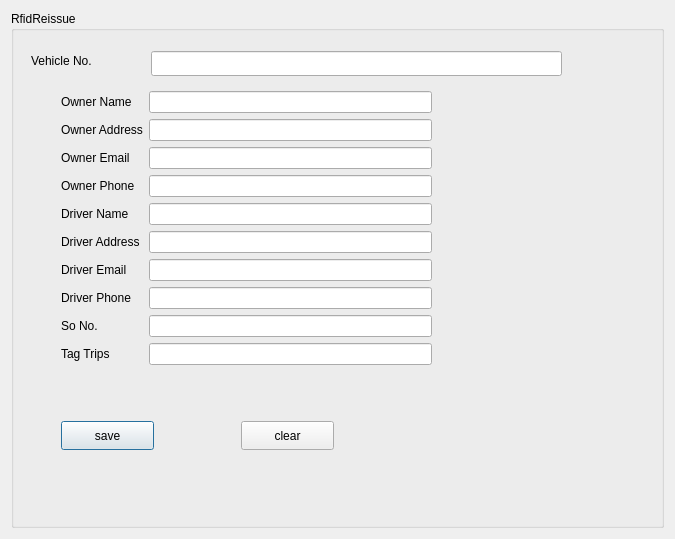
<?xml version="1.0" encoding="UTF-8"?>
<ui version="4.0">
 <class>RfidReissue</class>
 <widget class="QDialog" name="RfidReissue">
  <property name="geometry">
   <rect>
    <x>0</x>
    <y>0</y>
    <width>675</width>
    <height>539</height>
   </rect>
  </property>
  <property name="windowTitle">
   <string>Dialog</string>
  </property>
  <layout class="QGridLayout" name="gridLayout">
   <item row="0" column="0">
    <widget class="QGroupBox" name="RfidReissueBox">
     <property name="title">
      <string>RfidReissue</string>
     </property>
     <widget class="QLabel" name="vehicle_number_label">
      <property name="geometry">
       <rect>
        <x>20</x>
        <y>40</y>
        <width>131</width>
        <height>20</height>
       </rect>
      </property>
      <property name="text">
       <string>Vehicle No.</string>
      </property>
     </widget>
     <widget class="QLineEdit" name="vehicle_number">
      <property name="geometry">
       <rect>
        <x>140</x>
        <y>40</y>
        <width>411</width>
        <height>25</height>
       </rect>
      </property>
     </widget>
     <widget class="QWidget" name="formLayoutWidget">
      <property name="geometry">
       <rect>
        <x>50</x>
        <y>80</y>
        <width>371</width>
        <height>315</height>
       </rect>
      </property>
      <layout class="QFormLayout" name="formLayout">
       <item row="0" column="0">
        <widget class="QLabel" name="ownerNameLabel">
         <property name="text">
          <string>Owner Name</string>
         </property>
        </widget>
       </item>
       <item row="0" column="1">
        <widget class="QLineEdit" name="ownerNameLineEdit"/>
       </item>
       <item row="1" column="0">
        <widget class="QLabel" name="ownerAddressLabel">
         <property name="text">
          <string>Owner Address</string>
         </property>
        </widget>
       </item>
       <item row="1" column="1">
        <widget class="QLineEdit" name="ownerAddressLineEdit"/>
       </item>
       <item row="2" column="0">
        <widget class="QLabel" name="ownerEmailLabel">
         <property name="text">
          <string>Owner Email</string>
         </property>
        </widget>
       </item>
       <item row="2" column="1">
        <widget class="QLineEdit" name="ownerEmailLineEdit"/>
       </item>
       <item row="3" column="0">
        <widget class="QLabel" name="ownerPhoneLabel">
         <property name="text">
          <string>Owner Phone</string>
         </property>
        </widget>
       </item>
       <item row="3" column="1">
        <widget class="QLineEdit" name="ownerPhoneLineEdit"/>
       </item>
       <item row="4" column="0">
        <widget class="QLabel" name="driverNameLabel">
         <property name="text">
          <string>Driver Name</string>
         </property>
        </widget>
       </item>
       <item row="4" column="1">
        <widget class="QLineEdit" name="driverNameLineEdit"/>
       </item>
       <item row="5" column="0">
        <widget class="QLabel" name="driverAddressLabel">
         <property name="text">
          <string>Driver Address</string>
         </property>
        </widget>
       </item>
       <item row="5" column="1">
        <widget class="QLineEdit" name="driverAddressLineEdit"/>
       </item>
       <item row="6" column="0">
        <widget class="QLabel" name="driverEmailLabel">
         <property name="text">
          <string>Driver Email</string>
         </property>
        </widget>
       </item>
       <item row="6" column="1">
        <widget class="QLineEdit" name="driverEmailLineEdit"/>
       </item>
       <item row="7" column="0">
        <widget class="QLabel" name="driverPhoneLabel">
         <property name="text">
          <string>Driver Phone</string>
         </property>
        </widget>
       </item>
       <item row="7" column="1">
        <widget class="QLineEdit" name="driverPhoneLineEdit"/>
       </item>
       <item row="8" column="0">
        <widget class="QLabel" name="soNoLabel">
         <property name="text">
          <string>So No.</string>
         </property>
        </widget>
       </item>
       <item row="8" column="1">
        <widget class="QLineEdit" name="soNoLineEdit"/>
       </item>
       <item row="9" column="0">
        <widget class="QLabel" name="tagTripsLabel">
         <property name="text">
          <string>Tag Trips</string>
         </property>
        </widget>
       </item>
       <item row="9" column="1">
        <widget class="QLineEdit" name="tagTripsLineEdit"/>
       </item>
      </layout>
     </widget>
     <widget class="QPushButton" name="save_form">
      <property name="geometry">
       <rect>
        <x>50</x>
        <y>410</y>
        <width>93</width>
        <height>29</height>
       </rect>
      </property>
      <property name="text">
       <string>save</string>
      </property>
     </widget>
     <widget class="QPushButton" name="clear_form">
      <property name="geometry">
       <rect>
        <x>230</x>
        <y>410</y>
        <width>93</width>
        <height>29</height>
       </rect>
      </property>
      <property name="text">
       <string>clear</string>
      </property>
     </widget>
    </widget>
   </item>
  </layout>
 </widget>
 <resources/>
 <connections/>
</ui>
